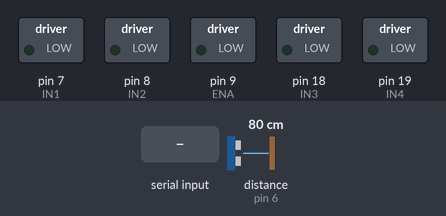
A sketch run on a simulated Arduino Mega 2560, built with avr-gcc and run on an emulated ATmega2560. Shown: switched loads named in the sketch (green lamp = pin HIGH). Wiring (inferred from the names in the program): ultrasonic range finder: trigger pin 5; echo pin 6. The inputs (shaded band) are chosen by the test bench; at power-on: distance to the obstacle (sensor on pin 6) 80 cm. The echo pulse lasts 58.3 µs per cm; pins used as bus, display or sensor lines are not drawn.

Above: at 1.2 s.
1.3 s: "F" received over the second serial link
At 2.1 s:
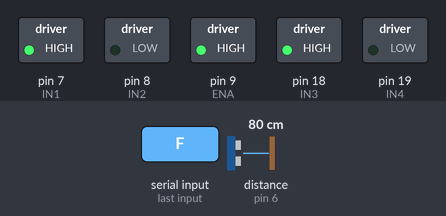
2.8 s: "B" received over the second serial link
At 3.3 s:
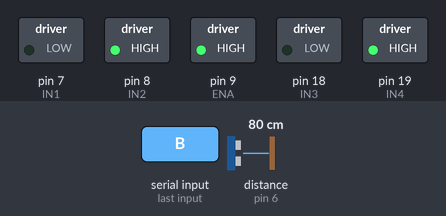
4.3 s: "L" received over the second serial link
At 5.5 s:
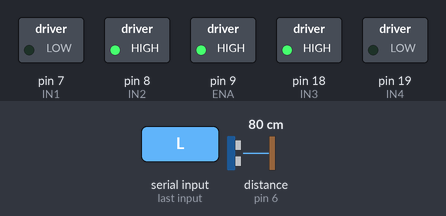
5.8 s: "R" received over the second serial link
At 6.7 s:
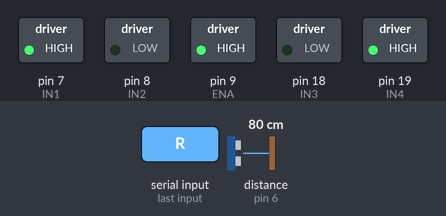
7.3 s: "f" received over the second serial link
At 7.8 s:
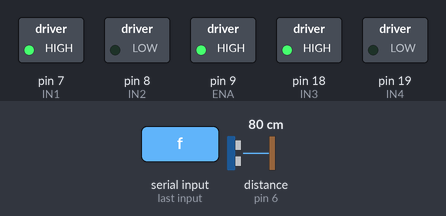
8.8 s: "b" received over the second serial link
At 10.2 s:
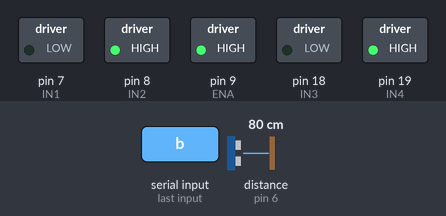
Timing chart, 0 to 11.3 s (numbered marks = the images above; inputs shaded):
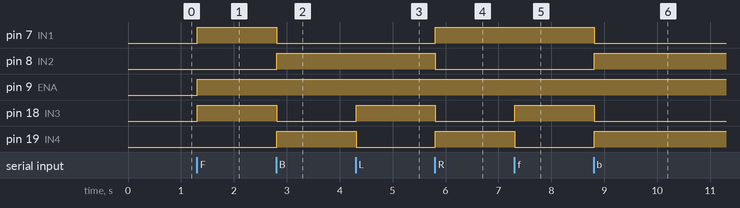

The sketch:

Task_128_Bluetooth_Robot_Crash_Override.ino
```cpp
/*
  TASK 128 - Bluetooth Robot with Crash Override
  Board: VEGA ARIES v3
  Driver: L298N | Bluetooth: HC-05 | Sensor: HC-SR04

  Existing motor pin mapping retained from the user's circuit.
  NOTE: MbedO Interpreted Lite reports that custom while loops and
  function calls are unsupported. This sketch is intended for a
  compiled environment with the required Arduino-compatible APIs.
*/

// LEFT MOTOR
const int ENA = 9;
const int IN1 = 7;
const int IN2 = 8;

// RIGHT MOTOR
const int ENB = 17;
const int IN3 = 18;
const int IN4 = 19;

// HC-SR04 alternate pins
const int TRIG_PIN = 5;
const int ECHO_PIN = 6;

char currentDirection = 'S';

void stopMotors() {
  digitalWrite(ENA, LOW);
  digitalWrite(IN1, LOW);
  digitalWrite(IN2, LOW);
  digitalWrite(ENB, LOW);
  digitalWrite(IN3, LOW);
  digitalWrite(IN4, LOW);
  currentDirection = 'S';
}

unsigned long readDistanceCm() {
  digitalWrite(TRIG_PIN, LOW);
  delayMicroseconds(2);
  digitalWrite(TRIG_PIN, HIGH);
  delayMicroseconds(10);
  digitalWrite(TRIG_PIN, LOW);

  unsigned long duration = pulseIn(ECHO_PIN, HIGH, 30000UL);
  if (duration == 0) return 999UL;

  // Integer approximation: duration * 0.034 / 2
  return (duration * 17UL) / 1000UL;
}

void moveForward() {
  digitalWrite(ENA, HIGH);
  digitalWrite(IN1, HIGH);
  digitalWrite(IN2, LOW);
  digitalWrite(ENB, HIGH);
  digitalWrite(IN3, HIGH);
  digitalWrite(IN4, LOW);
  currentDirection = 'F';
}

void moveBackward() {
  digitalWrite(ENA, HIGH);
  digitalWrite(IN1, LOW);
  digitalWrite(IN2, HIGH);
  digitalWrite(ENB, HIGH);
  digitalWrite(IN3, LOW);
  digitalWrite(IN4, HIGH);
  currentDirection = 'B';
}

void turnLeft() {
  digitalWrite(ENA, HIGH);
  digitalWrite(IN1, LOW);
  digitalWrite(IN2, HIGH);
  digitalWrite(ENB, HIGH);
  digitalWrite(IN3, HIGH);
  digitalWrite(IN4, LOW);
  currentDirection = 'L';
}

void turnRight() {
  digitalWrite(ENA, HIGH);
  digitalWrite(IN1, HIGH);
  digitalWrite(IN2, LOW);
  digitalWrite(ENB, HIGH);
  digitalWrite(IN3, LOW);
  digitalWrite(IN4, HIGH);
  currentDirection = 'R';
}

void setup() {
  pinMode(ENA, OUTPUT);
  pinMode(IN1, OUTPUT);
  pinMode(IN2, OUTPUT);
  pinMode(ENB, OUTPUT);
  pinMode(IN3, OUTPUT);
  pinMode(IN4, OUTPUT);

  pinMode(TRIG_PIN, OUTPUT);
  pinMode(ECHO_PIN, INPUT);

  stopMotors();

  Serial.begin(115200);
  Serial2.begin(9600);

  printf("Bluetooth Robot Crash Override Started\n");
  Serial2.println("Control Online. Waiting for commands...");
}

void loop() {
  unsigned long distance = readDistanceCm();

  // Continuous forward safety override
  if (distance <= 15UL && currentDirection == 'F') {
    stopMotors();
    printf("SAFETY TRIPPED: Emergency Stop!\n");
    Serial2.println("CRASH WARNING: Obstacle detected.");
  }

  if (Serial2.available() > 0) {
    char cmd = Serial2.read();
    printf("Received Command: %c\n", cmd);

    if (cmd == 'F' || cmd == 'f') {
      if (distance <= 15UL) {
        stopMotors();
        Serial2.println("ALERT: Obstacle Ahead. Forward blocked.");
      } else {
        moveForward();
        Serial2.println("Action: Forward");
      }
    } else if (cmd == 'B' || cmd == 'b') {
      moveBackward();
      Serial2.println("Action: Backward");
    } else if (cmd == 'L' || cmd == 'l') {
      turnLeft();
      Serial2.println("Action: Left");
    } else if (cmd == 'R' || cmd == 'r') {
      turnRight();
      Serial2.println("Action: Right");
    } else if (cmd == 'S' || cmd == 's') {
      stopMotors();
      Serial2.println("Action: Stop");
    }
  }

  delay(60);
}
```

Measured:
- after the input at 1.3 s, pin 7 (IN1), pin 9 (ENA), pin 18 (IN3): LOW → HIGH at once
- after the input at 2.8 s, pin 7 (IN1), pin 18 (IN3): HIGH → LOW at once; pin 8 (IN2), pin 19 (IN4): LOW → HIGH at once
- after the input at 4.3 s, pin 18 (IN3): LOW → HIGH at once; pin 19 (IN4): HIGH → LOW at once
- after the input at 5.8 s, pin 7 (IN1), pin 19 (IN4): LOW → HIGH at once; pin 8 (IN2), pin 18 (IN3): HIGH → LOW at once
- after the input at 7.3 s, pin 18 (IN3): LOW → HIGH at once; pin 19 (IN4): HIGH → LOW at once
- after the input at 8.8 s, pin 7 (IN1), pin 18 (IN3): HIGH → LOW at once; pin 8 (IN2), pin 19 (IN4): LOW → HIGH at once
